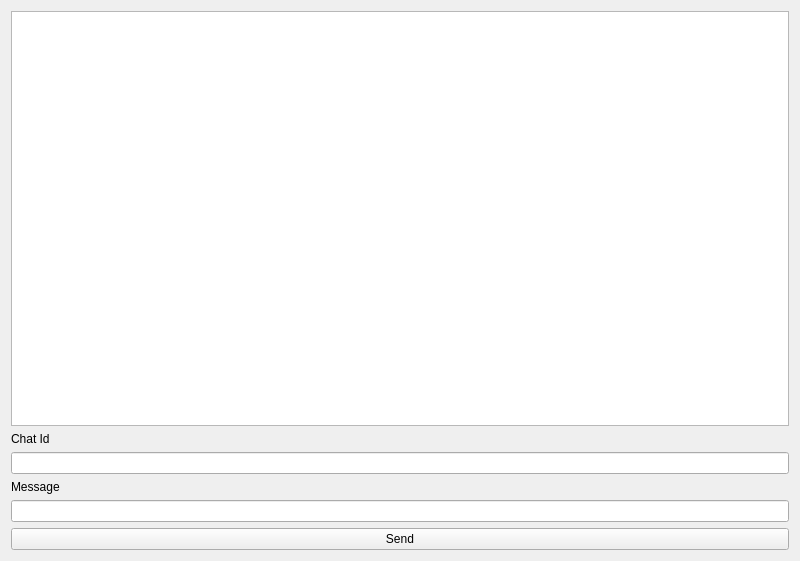
<?xml version="1.0" encoding="UTF-8"?>
<ui version="4.0">
 <class>TestWs</class>
 <widget class="QWidget" name="TestWs">
  <property name="geometry">
   <rect>
    <x>0</x>
    <y>0</y>
    <width>800</width>
    <height>561</height>
   </rect>
  </property>
  <property name="windowTitle">
   <string>TestWs</string>
  </property>
  <layout class="QVBoxLayout" name="verticalLayout">
   <item>
    <widget class="QTextEdit" name="chatBox"/>
   </item>
   <item>
    <widget class="QLabel" name="ChatId">
     <property name="text">
      <string>Chat Id</string>
     </property>
    </widget>
   </item>
   <item>
    <widget class="QLineEdit" name="chatIdEdit"/>
   </item>
   <item>
    <widget class="QLabel" name="label">
     <property name="text">
      <string>Message </string>
     </property>
    </widget>
   </item>
   <item>
    <widget class="QLineEdit" name="messageEdit"/>
   </item>
   <item>
    <widget class="QPushButton" name="sendButton">
     <property name="text">
      <string>Send</string>
     </property>
    </widget>
   </item>
  </layout>
 </widget>
 <resources/>
 <connections/>
</ui>
